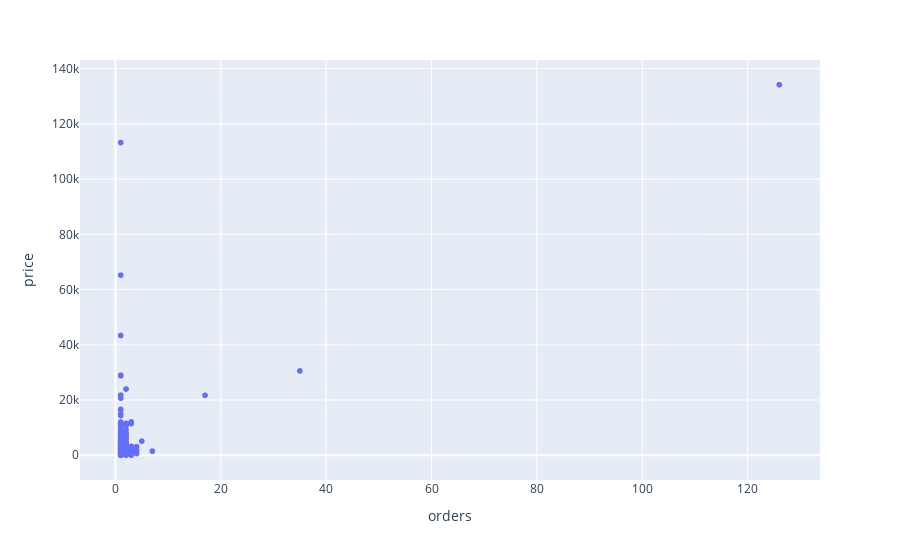

Notebook code for this chart:
### Code cell
fig = px.scatter(grouped, x='orders', y='price')
fig.show()

### Figure 1 — Plotly figure (JSON) as saved in the notebook; plotly's stock layout.template omitted (floating-point values rounded to 4 significant figures; data arrays with more than 128 entries replaced by an {"elided": "..."} marker saying what was removed)
{"data": [{"hovertemplate": "orders=%{x}<br>price=%{y}<extra></extra>", "legendgroup": "", "marker": {"color": "#636efa", "symbol": "circle"}, "mode": "markers", "name": "", "showlegend": false, "type": "scattergl", "x": {"elided": "2450 int values"}, "xaxis": "x", "y": {"elided": "2450 int values"}, "yaxis": "y"}], "layout": {"legend": {"tracegroupgap": 0}, "margin": {"t": 60}, "xaxis": {"anchor": "y", "domain": [0, 1], "title": {"text": "orders"}}, "yaxis": {"anchor": "x", "domain": [0, 1], "title": {"text": "price"}}}}
